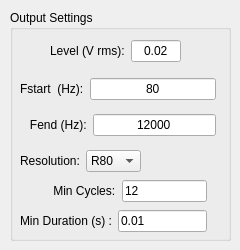
     <widget class="QWidget" name="page_OutputSettings_2">
      <widget class="QGroupBox" name="groupBox_OutputSettings_StepSineTest">
       <property name="geometry">
        <rect>
         <x>10</x>
         <y>10</y>
         <width>221</width>
         <height>231</height>
        </rect>
       </property>
       <property name="title">
        <string>Output Settings</string>
       </property>
       <widget class="QWidget" name="layoutWidget_11">
        <property name="geometry">
         <rect>
          <x>40</x>
          <y>30</y>
          <width>131</width>
          <height>22</height>
         </rect>
        </property>
        <layout class="QHBoxLayout" name="horizontalLayout_27">
         <item>
          <widget class="QLabel" name="label_Level_StepSineTest">
           <property name="text">
            <string>Level (V rms):</string>
           </property>
          </widget>
         </item>
         <item>
          <widget class="QLineEdit" name="lineEdit_Level_StepSineTest">
           <property name="text">
            <string>0.02</string>
           </property>
           <property name="alignment">
            <set>Qt::AlignCenter</set>
           </property>
          </widget>
         </item>
        </layout>
       </widget>
       <widget class="QWidget" name="layoutWidget_12">
        <property name="geometry">
         <rect>
          <x>10</x>
          <y>60</y>
          <width>196</width>
          <height>75</height>
         </rect>
        </property>
        <layout class="QVBoxLayout" name="verticalLayout_2">
         <item>
          <layout class="QHBoxLayout" name="horizontalLayout_28">
           <item>
            <widget class="QLabel" name="label_Fstart_Output_StepSineTest">
             <property name="frameShape">
              <enum>QFrame::NoFrame</enum>
             </property>
             <property name="lineWidth">
              <number>1</number>
             </property>
             <property name="text">
              <string>Fstart  (Hz):</string>
             </property>
            </widget>
           </item>
           <item>
            <widget class="QLineEdit" name="lineEdit_Fstart_Output_StepSineTest">
             <property name="text">
              <string>80</string>
             </property>
             <property name="alignment">
              <set>Qt::AlignCenter</set>
             </property>
            </widget>
           </item>
          </layout>
         </item>
         <item>
          <layout class="QHBoxLayout" name="horizontalLayout_29">
           <item>
            <widget class="QLabel" name="label_Fend_Output_StepSineTest">
             <property name="text">
              <string>   Fend (Hz):</string>
             </property>
            </widget>
           </item>
           <item>
            <widget class="QLineEdit" name="lineEdit_Fend_Output_StepSineTest">
             <property name="text">
              <string>12000</string>
             </property>
             <property name="alignment">
              <set>Qt::AlignCenter</set>
             </property>
            </widget>
           </item>
          </layout>
         </item>
        </layout>
       </widget>
       <widget class="QWidget" name="layoutWidget_17">
        <property name="geometry">
         <rect>
          <x>10</x>
          <y>140</y>
          <width>121</width>
          <height>22</height>
         </rect>
        </property>
        <layout class="QHBoxLayout" name="horizontalLayout_34">
         <item>
          <widget class="QLabel" name="label_Resolution_StepSineTest">
           <property name="text">
            <string>Resolution:</string>
           </property>
          </widget>
         </item>
         <item>
          <widget class="QComboBox" name="comboBox_Resolution_StepSineTest">
           <property name="currentIndex">
            <number>3</number>
           </property>
           <item>
            <property name="text">
             <string>R10</string>
            </property>
           </item>
           <item>
            <property name="text">
             <string>R20</string>
            </property>
           </item>
           <item>
            <property name="text">
             <string>R40</string>
            </property>
           </item>
           <item>
            <property name="text">
             <string>R80</string>
            </property>
           </item>
          </widget>
         </item>
        </layout>
       </widget>
       <widget class="QWidget" name="layoutWidget_18">
        <property name="geometry">
         <rect>
          <x>10</x>
          <y>170</y>
          <width>187</width>
          <height>22</height>
         </rect>
        </property>
        <layout class="QHBoxLayout" name="horizontalLayout_35">
         <item>
          <widget class="QLabel" name="label_MinCycles_StepSineTest">
           <property name="text">
            <string>          Min Cycles:</string>
           </property>
          </widget>
         </item>
         <item>
          <widget class="QLineEdit" name="lineEdit_MinCycles_StepSineTest">
           <property name="text">
            <string>12</string>
           </property>
          </widget>
         </item>
        </layout>
       </widget>
       <widget class="QWidget" name="layoutWidget_19">
        <property name="geometry">
         <rect>
          <x>10</x>
          <y>200</y>
          <width>187</width>
          <height>22</height>
         </rect>
        </property>
        <layout class="QHBoxLayout" name="horizontalLayout_36">
         <item>
          <widget class="QLabel" name="label_MinDuration_StepSineTest">
           <property name="text">
            <string>Min Duration (s) :</string>
           </property>
          </widget>
         </item>
         <item>
          <widget class="QLineEdit" name="lineEdit_MinDuration_StepSineTest">
           <property name="text">
            <string>0.01</string>
           </property>
          </widget>
         </item>
        </layout>
       </widget>
      </widget>
     </widget>
